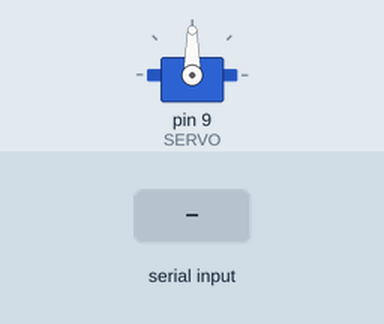
The sketch below on a simulated Arduino Uno, built with avr-gcc and run on an emulated ATmega328P. On the bench: servo. The test bench sets the inputs (shaded band). What the sketch prints to the serial monitor is not drawn.

Above: at 1.2 s.
1.3 s: "." received over the second serial link
At 1.8 s:
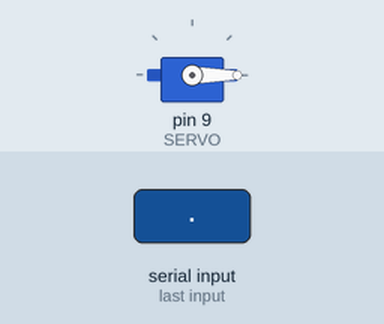
Timing chart, 0 to 4.3 s (numbered marks = the images above; inputs shaded):
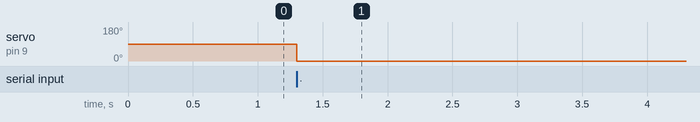

The sketch:

sketch_jan19a.ino
```cpp
#include <Servo.h>
#include <SoftwareSerial.h>


#define BT_RX 7
#define BT_TX 8
#define SERVO 9

SoftwareSerial HM10(BT_RX,BT_TX); //RX(7 pin)-> HM10(TX), TX(8 pin) -> HM10(RX)
Servo mServo; //서보 변수 선언
String text = "";
void setup() {
  Serial.begin(9600);
  Serial.println("hello");
  HM10.begin(9600);
  mServo.attach(SERVO);
}

void loop() {
  if(HM10.available()){
    char c = (char) HM10.read();
    //만약 문자열의 끝을 알리는 '.'이 온다면, 문자를 그만 읽고 각도를 출력한다.
    if(c == '.'){
      String degree = text.substring(0,text.length());
      Serial.println(degree);
      text = "";
      //각도를 조절하는 함수
      mServo.write(degree.toInt());
      delay(900);

      //각도 조절이 끝나면 ack를 전송한다.
      String ACK = degree + "/ack";
      HM10.write((uint8_t *)ACK.c_str(), ACK.length());

      // 끝이 아니라면 문자를 계속 읽어 문자열을 만든다.
    }else{
      text += c;
    }
  }

  if(Serial.available()){
    HM10.write(Serial.read());
  }
}
```

Measured:
- after the input at 1.3 s, servo on pin 9 (SERVO): 90° → 0° at once
